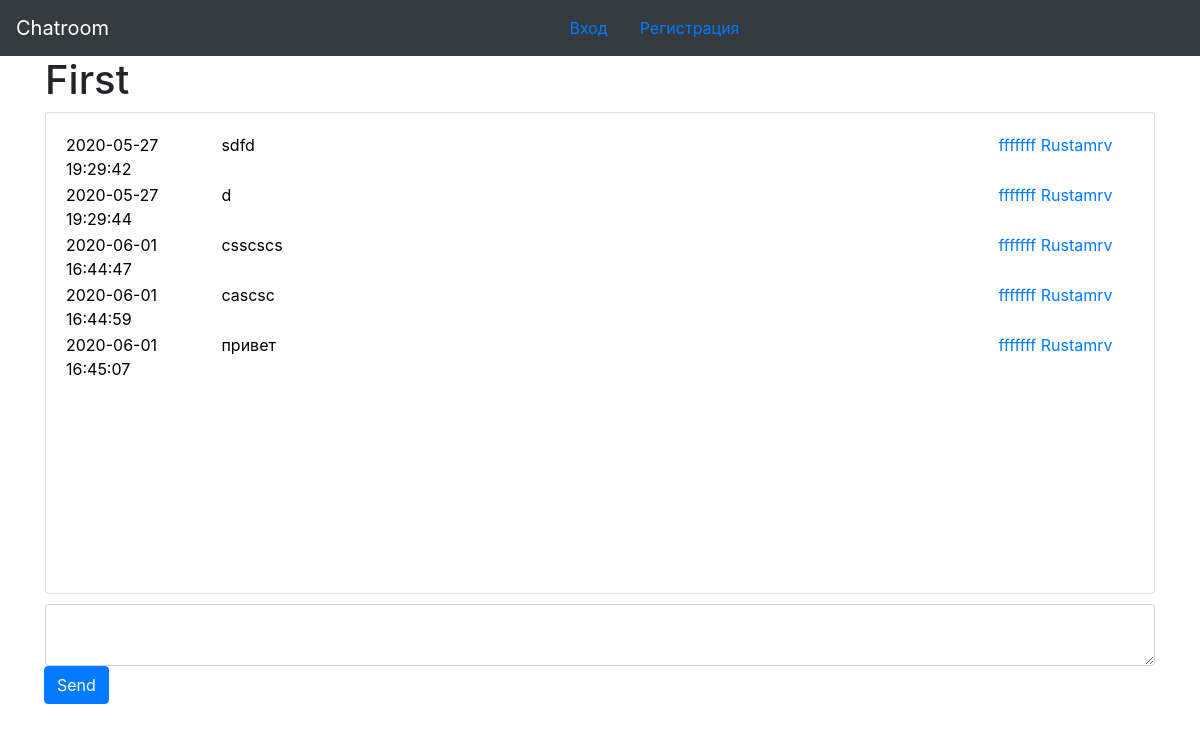
Before: /chats/1 with the older database file.
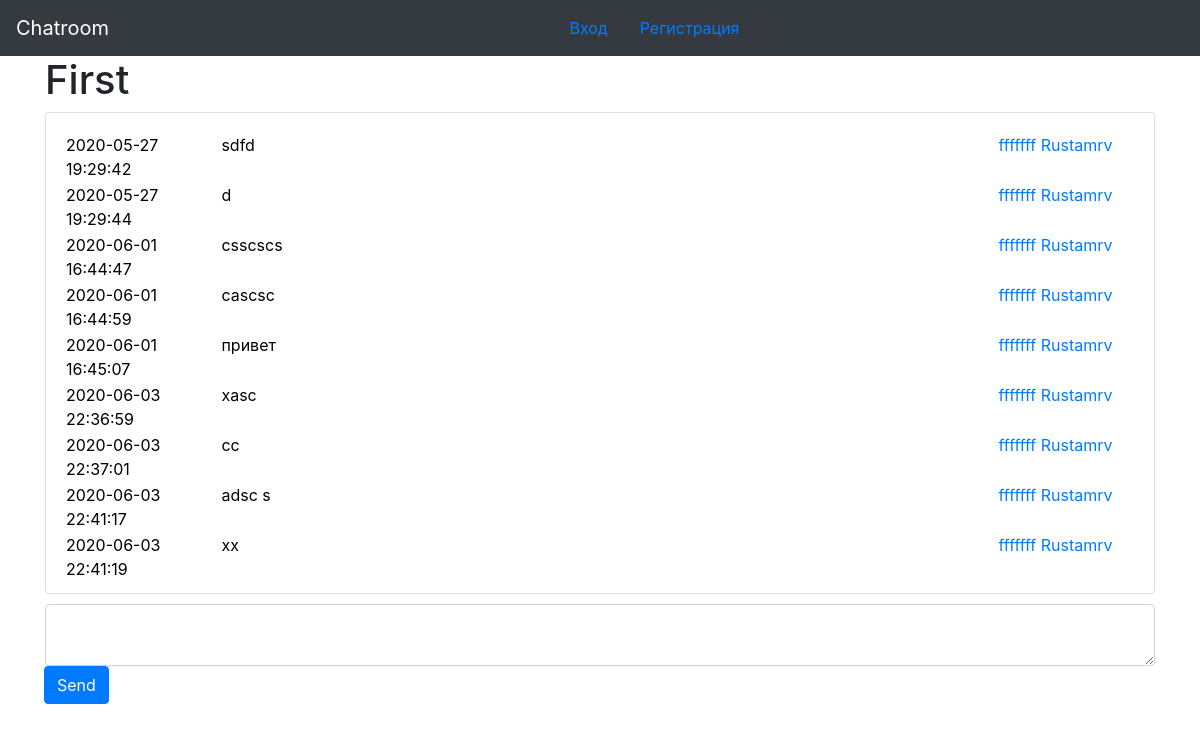
After: the same page with the newer database file.
### room/models.py (models this page shows, shortened)
class Message(models.Model):
    sender = models.ForeignKey(Profile, verbose_name="Отправитель",
                               related_name="sender", on_delete=models.CASCADE)
    text = models.TextField()
    created_date = models.DateTimeField("Date created",
                                        auto_now=True, auto_now_add=False)
    room = models.ForeignKey(Room, verbose_name="Chat",
                             on_delete=models.CASCADE)
    recipient = models.ForeignKey(Profile, verbose_name="Получатель",
                                  null=True, blank=True,
                                  related_name="recipient",
                                  on_delete=models.CASCADE)
    read = models.BooleanField(default=False)
    objects = MessageManager()

### accounts/models.py (models this page shows, shortened)
class Profile(AbstractBaseUser, PermissionsMixin):
    email = models.EmailField(unique=True)
    first_name = models.CharField(max_length=255, default="Test")
    last_name = models.CharField(max_length=255, default="Test")
    image = models.FileField(null=True, blank=True, upload_to='upload/')
    birthday = models.DateTimeField(null=True, blank=True)
    is_active = models.BooleanField(default=True)
    is_staff = models.BooleanField(default=False)
    USERNAME_FIELD = 'email'
    REQUIRED_FIELDS = ['first_name', 'last_name']
    objects = UserManager()
    class Meta:
        verbose_name = "user"
        verbose_name_plural = "users"
    def __str__(self):
        return self.full_name
    @property
    def full_name(self):
        return self.last_name + ' ' + self.first_name

### room/views.py (the view)
# urls.py: path('chats/<int:pk>', ChatDetail.as_view(), name='detail'),
class ChatDetail(DetailView):
    model = Room
    template = 'chat_detail.html'
    def get_context_data(self, **kwargs):
        context = super().get_context_data(**kwargs)
        id = self.request.session.get('_auth_user_id')
        user = Profile.objects.get_id(id)
        is_member = MembersRoom.objects.get_member_room(user, self.get_object())
        context['messages'] = Message.objects.all().filter(room=self.get_object())
        context["rooms"] = Room.objects.get_public()
        context["id_user"] = id
        context['is_member'] = is_member
        return context

### accounts/models.py (called while the page is built)
    def get_id(self, id):
        user = self.model(id=id)
        return user

### room/manager.py (called while the page is built)
    def get_public(self):
        return self.filter(type_room='public')

    def queryset(self):
        return RoomQuerySet(self.model, using=self._db)

    def get_public(self):
        return self.queryset().get_public()

    def get_member_room(self, user, room):
        obj = self.filter(user=user, room=room)
        if obj.exists():
            return True
        return False

    def queryset(self):
        return MembersRoomQuerySet(self.model, using=self._db)

    def get_member_room(self, user, room):
        return self.queryset().get_member_room(user, room)

### templates/room/room_detail.html (shortened to what this page needs)
{% extends 'layout/base.html' %}
{% load static %}
{% block content %}
<div class="container">
    <h1 class="bd-title" id="content">{{ object.name }}</h1>
    <div class="card">
        <div class="msg">
            {% for item in messages %}
            <div class="msg_print">
                <div class="time">
                    {{item.created_date|date:"Y-m-d H:i:s"}}
                </div>
                <div class="msg_container">
                    {{item.text}}
                </div>
                <div class="author">
                    <a href="{% url 'profile' pk=item.sender.id %}" class="">{{item.sender}}</a>
                </div>
            </div>
            {% endfor %}
        </div>
    </div>
    <div class="send">
        <textarea class="form-control" id="text"></textarea>
        <div class="input-group-append">
            <button type="button" id="chat-message-submit" class="btn btn-primary">Send</button>
        </div>
    </div>
</div>
{% endblock content %}

Changed rows visible on the page:
added Message: created_date "2020-06-03 22:36:59", text "xasc", sender "fffffff Rustamrv"
added Message: created_date "2020-06-03 22:37:01", text "cc", sender "fffffff Rustamrv"
added Message: created_date "2020-06-03 22:41:17", text "adsc s", sender "fffffff Rustamrv"
added Message: created_date "2020-06-03 22:41:19", text "xx", sender "fffffff Rustamrv"
